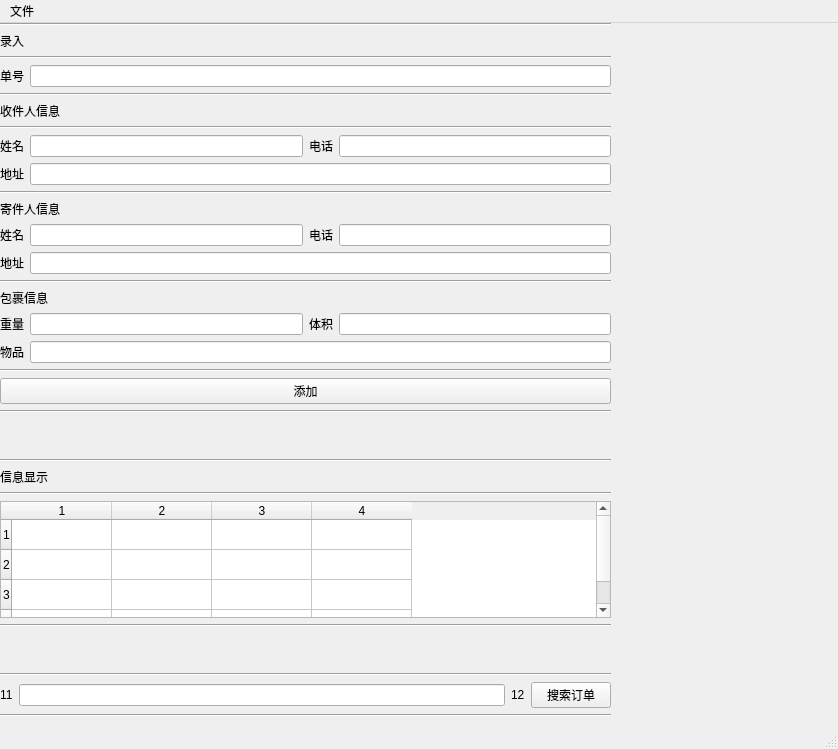
<?xml version="1.0" encoding="UTF-8"?>
<ui version="4.0">
 <class>MainWindow</class>
 <widget class="QMainWindow" name="MainWindow">
  <property name="geometry">
   <rect>
    <x>0</x>
    <y>0</y>
    <width>838</width>
    <height>749</height>
   </rect>
  </property>
  <property name="windowTitle">
   <string>MainWindow</string>
  </property>
  <widget class="QWidget" name="centralwidget">
   <widget class="QWidget" name="verticalLayoutWidget_9">
    <property name="geometry">
     <rect>
      <x>0</x>
      <y>0</y>
      <width>611</width>
      <height>694</height>
     </rect>
    </property>
    <layout class="QVBoxLayout" name="verticalLayout_10">
     <item>
      <layout class="QVBoxLayout" name="verticalLayout_4">
       <item>
        <widget class="Line" name="line_12">
         <property name="orientation">
          <enum>Qt::Horizontal</enum>
         </property>
        </widget>
       </item>
       <item>
        <layout class="QHBoxLayout" name="horizontalLayout_4">
         <item>
          <widget class="QLabel" name="label_2">
           <property name="text">
            <string>录入</string>
           </property>
          </widget>
         </item>
        </layout>
       </item>
       <item>
        <widget class="Line" name="line_2">
         <property name="orientation">
          <enum>Qt::Horizontal</enum>
         </property>
        </widget>
       </item>
       <item>
        <layout class="QVBoxLayout" name="verticalLayout_5">
         <item>
          <layout class="QHBoxLayout" name="horizontalLayout_5">
           <item>
            <widget class="QLabel" name="label_3">
             <property name="text">
              <string>单号</string>
             </property>
            </widget>
           </item>
           <item>
            <widget class="QLineEdit" name="lineEdit_2"/>
           </item>
          </layout>
         </item>
         <item>
          <widget class="Line" name="line_7">
           <property name="orientation">
            <enum>Qt::Horizontal</enum>
           </property>
          </widget>
         </item>
         <item>
          <layout class="QVBoxLayout" name="verticalLayout_6">
           <item>
            <widget class="QLabel" name="label_4">
             <property name="text">
              <string>收件人信息</string>
             </property>
            </widget>
           </item>
           <item>
            <widget class="Line" name="line_3">
             <property name="orientation">
              <enum>Qt::Horizontal</enum>
             </property>
            </widget>
           </item>
           <item>
            <layout class="QHBoxLayout" name="horizontalLayout_6">
             <item>
              <widget class="QLabel" name="label_5">
               <property name="text">
                <string>姓名</string>
               </property>
              </widget>
             </item>
             <item>
              <widget class="QLineEdit" name="lineEdit_3"/>
             </item>
             <item>
              <widget class="QLabel" name="label_6">
               <property name="text">
                <string>电话</string>
               </property>
              </widget>
             </item>
             <item>
              <widget class="QLineEdit" name="lineEdit_4"/>
             </item>
            </layout>
           </item>
           <item>
            <layout class="QHBoxLayout" name="horizontalLayout_7">
             <item>
              <widget class="QLabel" name="label_7">
               <property name="text">
                <string>地址</string>
               </property>
              </widget>
             </item>
             <item>
              <widget class="QLineEdit" name="lineEdit_5"/>
             </item>
            </layout>
           </item>
          </layout>
         </item>
        </layout>
       </item>
       <item>
        <layout class="QVBoxLayout" name="verticalLayout_7">
         <item>
          <widget class="Line" name="line_4">
           <property name="orientation">
            <enum>Qt::Horizontal</enum>
           </property>
          </widget>
         </item>
         <item>
          <widget class="QLabel" name="label_8">
           <property name="text">
            <string>寄件人信息</string>
           </property>
          </widget>
         </item>
         <item>
          <layout class="QHBoxLayout" name="horizontalLayout_8">
           <item>
            <widget class="QLabel" name="label_9">
             <property name="text">
              <string>姓名</string>
             </property>
            </widget>
           </item>
           <item>
            <widget class="QLineEdit" name="lineEdit_6"/>
           </item>
           <item>
            <widget class="QLabel" name="label_10">
             <property name="text">
              <string>电话</string>
             </property>
            </widget>
           </item>
           <item>
            <widget class="QLineEdit" name="lineEdit_7"/>
           </item>
          </layout>
         </item>
         <item>
          <layout class="QHBoxLayout" name="horizontalLayout_9">
           <item>
            <widget class="QLabel" name="label_11">
             <property name="text">
              <string>地址</string>
             </property>
            </widget>
           </item>
           <item>
            <widget class="QLineEdit" name="lineEdit_8"/>
           </item>
          </layout>
         </item>
         <item>
          <layout class="QVBoxLayout" name="verticalLayout_9">
           <item>
            <widget class="Line" name="line_5">
             <property name="orientation">
              <enum>Qt::Horizontal</enum>
             </property>
            </widget>
           </item>
           <item>
            <widget class="QLabel" name="label_16">
             <property name="text">
              <string>包裹信息</string>
             </property>
            </widget>
           </item>
           <item>
            <layout class="QHBoxLayout" name="horizontalLayout_12">
             <item>
              <widget class="QLabel" name="label_17">
               <property name="text">
                <string>重量</string>
               </property>
              </widget>
             </item>
             <item>
              <widget class="QLineEdit" name="lineEdit_12"/>
             </item>
             <item>
              <widget class="QLabel" name="label_18">
               <property name="text">
                <string>体积</string>
               </property>
              </widget>
             </item>
             <item>
              <widget class="QLineEdit" name="lineEdit_13"/>
             </item>
            </layout>
           </item>
           <item>
            <layout class="QHBoxLayout" name="horizontalLayout_13">
             <item>
              <widget class="QLabel" name="label_19">
               <property name="text">
                <string>物品</string>
               </property>
              </widget>
             </item>
             <item>
              <widget class="QLineEdit" name="lineEdit_14"/>
             </item>
            </layout>
           </item>
          </layout>
         </item>
        </layout>
       </item>
       <item>
        <widget class="Line" name="line_6">
         <property name="orientation">
          <enum>Qt::Horizontal</enum>
         </property>
        </widget>
       </item>
       <item>
        <layout class="QHBoxLayout" name="horizontalLayout_3">
         <item>
          <widget class="QPushButton" name="pushButton_2">
           <property name="text">
            <string>添加</string>
           </property>
          </widget>
         </item>
        </layout>
       </item>
      </layout>
     </item>
     <item>
      <widget class="Line" name="line_10">
       <property name="orientation">
        <enum>Qt::Horizontal</enum>
       </property>
      </widget>
     </item>
     <item>
      <layout class="QVBoxLayout" name="verticalLayout_3">
       <item>
        <spacer name="horizontalSpacer">
         <property name="orientation">
          <enum>Qt::Horizontal</enum>
         </property>
         <property name="sizeHint" stdset="0">
          <size>
           <width>40</width>
           <height>20</height>
          </size>
         </property>
        </spacer>
       </item>
       <item>
        <spacer name="horizontalSpacer_2">
         <property name="orientation">
          <enum>Qt::Horizontal</enum>
         </property>
         <property name="sizeHint" stdset="0">
          <size>
           <width>40</width>
           <height>20</height>
          </size>
         </property>
        </spacer>
       </item>
       <item>
        <widget class="Line" name="line">
         <property name="orientation">
          <enum>Qt::Horizontal</enum>
         </property>
        </widget>
       </item>
      </layout>
     </item>
     <item>
      <layout class="QVBoxLayout" name="verticalLayout_2">
       <item>
        <widget class="QLabel" name="label">
         <property name="text">
          <string>信息显示</string>
         </property>
        </widget>
       </item>
       <item>
        <widget class="Line" name="line_8">
         <property name="orientation">
          <enum>Qt::Horizontal</enum>
         </property>
        </widget>
       </item>
       <item>
        <layout class="QHBoxLayout" name="horizontalLayout_2">
         <item>
          <widget class="QTableWidget" name="tableWidget">
           <property name="rowCount">
            <number>4</number>
           </property>
           <property name="columnCount">
            <number>4</number>
           </property>
           <row/>
           <row/>
           <row/>
           <row/>
           <column/>
           <column/>
           <column/>
           <column/>
          </widget>
         </item>
        </layout>
       </item>
      </layout>
     </item>
     <item>
      <layout class="QVBoxLayout" name="verticalLayout_8">
       <item>
        <widget class="Line" name="line_9">
         <property name="orientation">
          <enum>Qt::Horizontal</enum>
         </property>
        </widget>
       </item>
       <item>
        <spacer name="horizontalSpacer_3">
         <property name="orientation">
          <enum>Qt::Horizontal</enum>
         </property>
         <property name="sizeHint" stdset="0">
          <size>
           <width>40</width>
           <height>20</height>
          </size>
         </property>
        </spacer>
       </item>
       <item>
        <spacer name="horizontalSpacer_4">
         <property name="orientation">
          <enum>Qt::Horizontal</enum>
         </property>
         <property name="sizeHint" stdset="0">
          <size>
           <width>40</width>
           <height>20</height>
          </size>
         </property>
        </spacer>
       </item>
       <item>
        <widget class="Line" name="line_13">
         <property name="orientation">
          <enum>Qt::Horizontal</enum>
         </property>
        </widget>
       </item>
      </layout>
     </item>
     <item>
      <layout class="QVBoxLayout" name="verticalLayout">
       <item>
        <layout class="QHBoxLayout" name="horizontalLayout">
         <item>
          <widget class="QLabel" name="label_20">
           <property name="text">
            <string>11</string>
           </property>
          </widget>
         </item>
         <item>
          <widget class="QLineEdit" name="lineEdit"/>
         </item>
         <item>
          <widget class="QLabel" name="label_21">
           <property name="text">
            <string>12</string>
           </property>
          </widget>
         </item>
         <item>
          <widget class="QPushButton" name="pushButton">
           <property name="text">
            <string>搜索订单</string>
           </property>
          </widget>
         </item>
        </layout>
       </item>
       <item>
        <widget class="Line" name="line_11">
         <property name="orientation">
          <enum>Qt::Horizontal</enum>
         </property>
        </widget>
       </item>
      </layout>
     </item>
    </layout>
   </widget>
  </widget>
  <widget class="QMenuBar" name="menubar">
   <property name="geometry">
    <rect>
     <x>0</x>
     <y>0</y>
     <width>838</width>
     <height>21</height>
    </rect>
   </property>
   <widget class="QMenu" name="menu">
    <property name="title">
     <string>文件</string>
    </property>
    <addaction name="action"/>
    <addaction name="action_2"/>
   </widget>
   <addaction name="menu"/>
  </widget>
  <widget class="QStatusBar" name="statusbar"/>
  <action name="action">
   <property name="text">
    <string>关于</string>
   </property>
  </action>
  <action name="action_2">
   <property name="text">
    <string>退出</string>
   </property>
  </action>
 </widget>
 <resources/>
 <connections/>
</ui>
